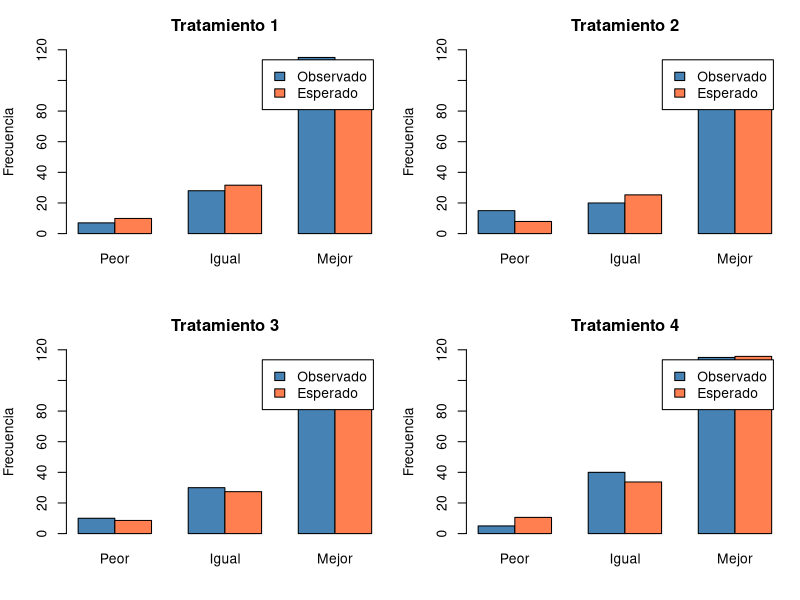
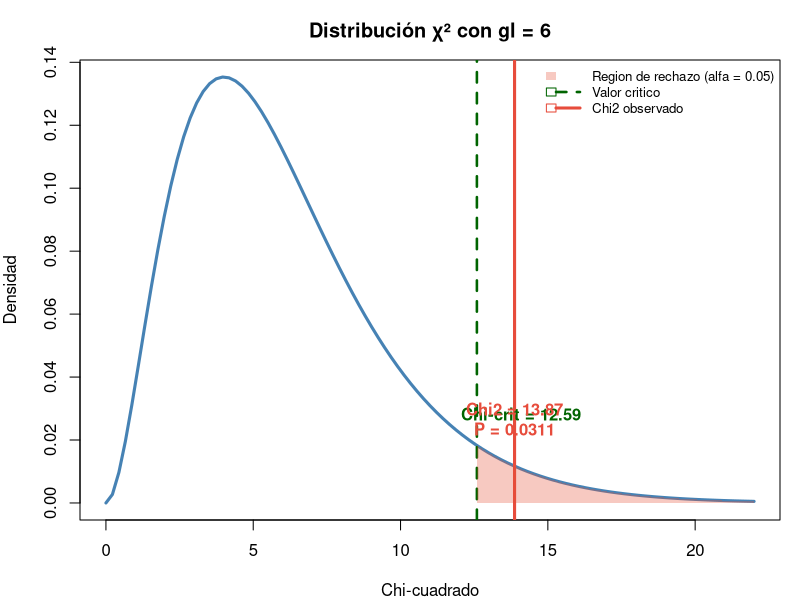
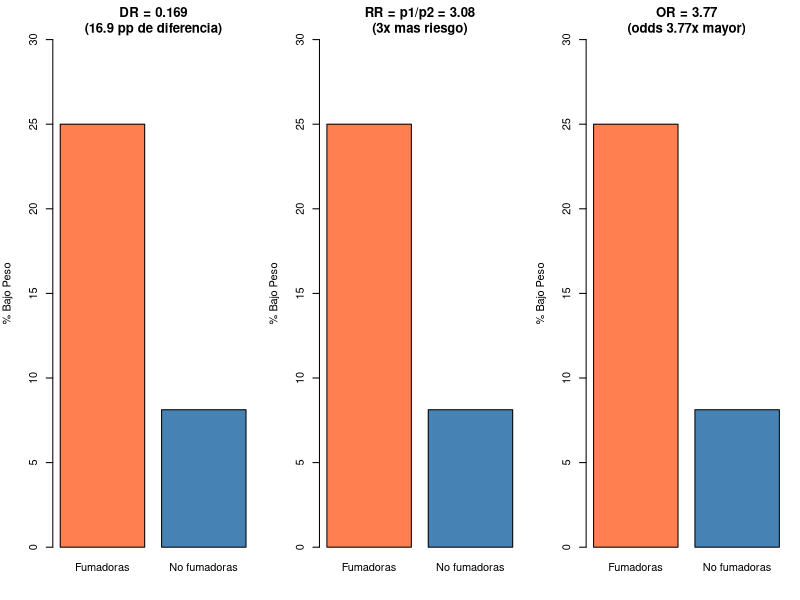
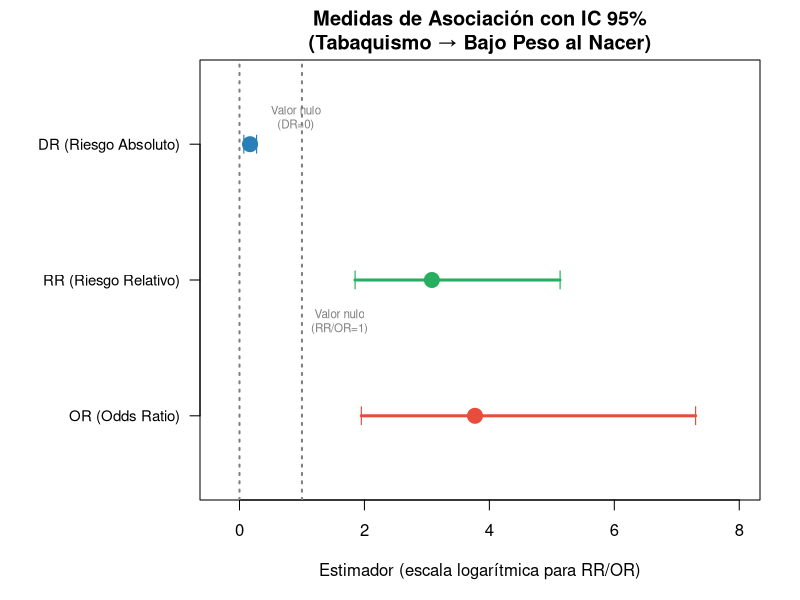
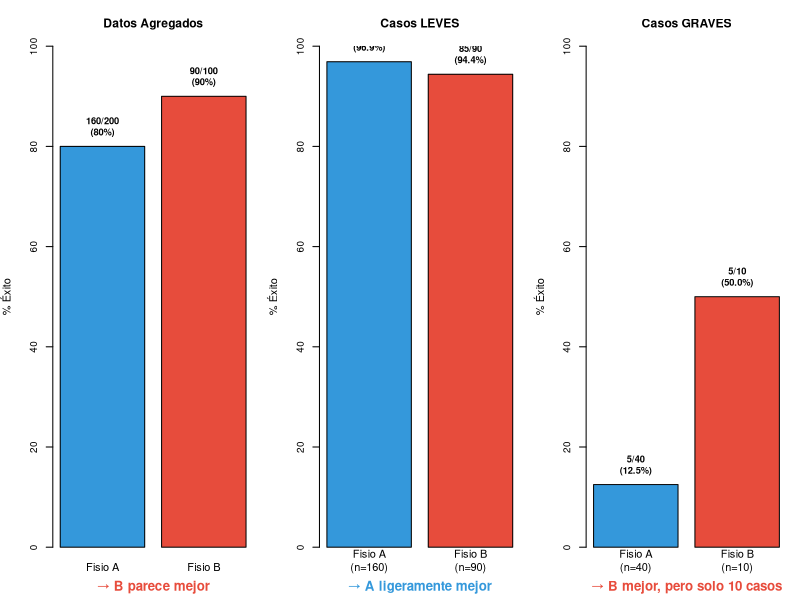

Write R code to recreate these figures, in order.
## ---- chunk 1
trat <- matrix(c(7,28,115,15,20,85,10,30,90,5,40,115), nrow=4, byrow=TRUE)
round(chisq.test(trat)$expected, 2)
## ---- chunk 2
#| fig-height: 5
O <- matrix(c(7,28,115, 15,20,85, 10,30,90, 5,40,115), nrow=4, byrow=TRUE)
E <- matrix(c(9.91,31.61,108.48, 7.93,25.28,86.79, 8.59,27.39,94.02, 10.57,33.72,115.71), nrow=4, byrow=TRUE)

par(mfrow=c(2,2), mar=c(4,4,3,1))
for(i in 1:4){
  barplot(rbind(O[i,], E[i,]), beside=TRUE, names=c("Peor","Igual","Mejor"),
          col=c("steelblue","coral"), main=paste("Tratamiento",i),
          ylab="Frecuencia", ylim=c(0,120), legend=c("Observado","Esperado"))
}
par(mfrow=c(1,1))
## ---- chunk 3
chi <- chisq.test(trat)
cat("χ²exp =", round(chi$statistic,2), "| gl =", chi$parameter,
    "| P =", round(chi$p.value,4))
## ---- chunk 4
#| fig-height: 5
gl <- 6
chi_exp <- 13.87
chi_crit <- qchisq(0.95, gl)
p_val <- round(1 - pchisq(chi_exp, gl), 4)

curve(dchisq(x, gl), 0, 22, lwd = 3, col = "steelblue",
      main = "Distribución χ² con gl = 6",
      xlab = "Chi-cuadrado", ylab = "Densidad")
abline(v = chi_crit, col = "darkgreen", lwd = 2.5, lty = 2)
abline(v = chi_exp, col = "#e74c3c", lwd = 3)
# Region de rechazo
xr <- seq(chi_crit, 22, 0.01)
yr <- dchisq(xr, gl)
polygon(c(xr, rev(xr)), c(yr, rep(0, length(yr))),
        col = rgb(0.9, 0.3, 0.2, 0.3), border = NA)
# Etiquetas
text(chi_crit + 1.5, dchisq(chi_crit, gl) + 0.01,
     "Chi-crit = 12.59", col = "darkgreen", font = 2)
text(chi_exp, dchisq(chi_exp, gl) + 0.015,
     paste0("Chi2 = ", chi_exp, "\nP = ", p_val), col = "#e74c3c", font = 2)
legend("topright", c("Region de rechazo (alfa = 0.05)", "Valor critico", "Chi2 observado"),
       fill = c(rgb(0.9, 0.3, 0.2, 0.3), NA, NA),
       border = c(NA, "darkgreen", "#e74c3c"),
       lty = c(NA, 2, 1), lwd = c(NA, 2.5, 3),
       col = c(NA, "darkgreen", "#e74c3c"), bty = "n", cex = 0.8)
## ---- chunk 5
chi <- chisq.test(trat)
round(chi$stdres, 2)
## ---- chunk 6
tumor <- matrix(c(23,9,6,21,4,3,34,24,17), nrow=3, byrow=TRUE)
chi2 <- chisq.test(tumor)
cat("χ²exp =", round(chi2$statistic,2), "| gl =", chi2$parameter,
    "| P =", round(chi2$p.value,4))
# χ²exp = 7.64, gl = 4, P = 0.106 → No significativo (pero hay indicios)
## ---- chunk 7
tabla <- matrix(c(20,26,60,294), nrow=2)
chi <- chisq.test(tabla, correct=TRUE)
cat("χ²exp =", round(chi$statistic,2), "| P =", format(chi$p.value, digits=4))
## ---- chunk 8
#| fig-height: 4.5
par(mfrow=c(1,3), mar=c(4,4,3,1))
# DR
p1<-20/80; p2<-26/320
barplot(c(p1,p2)*100, names=c("Fumadoras","No fumadoras"), col=c("coral","steelblue"),
        main=paste0("DR = ",round(p1-p2,3),"\n(",round((p1-p2)*100,1)," pp de diferencia)"),
        ylab="% Bajo Peso", ylim=c(0,30))
# RR = 3.08
barplot(c(p1,p2)*100, names=c("Fumadoras","No fumadoras"), col=c("coral","steelblue"),
        main=paste0("RR = p1/p2 = ",round(p1/p2,2),"\n(3x mas riesgo)"),
        ylab="% Bajo Peso", ylim=c(0,30))
# OR = 3.77
barplot(c(p1,p2)*100, names=c("Fumadoras","No fumadoras"), col=c("coral","steelblue"),
        main=paste0("OR = ",round((20*294)/(26*60),2),"\n(odds 3.77x mayor)"),
        ylab="% Bajo Peso", ylim=c(0,30))
par(mfrow=c(1,1))
## ---- chunk 9
O11<-20; O12<-26; O21<-60; O22<-294; C1<-80; C2<-320
d  <- O11/C1 - O12/C2
R  <- (O11/C1) / (O12/C2)
O  <- (O11*O22)/(O12*O21)
cat("Riesgo Absoluto d =", round(d,3),
    "\nRiesgo Relativo R =", round(R,3),
    "\nOdds Ratio      O =", round(O,3))
## ---- chunk 10
#| fig-height: 4.5
# Forest plot de las medidas de asociación con IC 95%
medidas <- c("DR (Riesgo Absoluto)", "RR (Riesgo Relativo)", "OR (Odds Ratio)")
estimador <- c(0.169, 3.08, 3.77)
ic_inf <- c(0.067, 1.85, 1.95)
ic_sup <- c(0.271, 5.13, 7.30)
valor_nulo <- c(0, 1, 1)
colores <- c("#2980b9", "#27ae60", "#e74c3c")

par(mar = c(5, 10, 3, 2))
plot(estimador, 3:1, pch = 19, cex = 2, col = colores,
     xlim = c(-0.3, 8), ylim = c(0.5, 3.5), yaxt = "n",
     xlab = "Estimador (escala logarítmica para RR/OR)", ylab = "",
     main = "Medidas de Asociación con IC 95%\n(Tabaquismo → Bajo Peso al Nacer)",
     log = "")
axis(2, at = 3:1, labels = medidas, las = 1, cex.axis = 0.9)
# Intervalos de confianza
for(i in 1:3) {
  lines(c(ic_inf[i], ic_sup[i]), c(3-i+1, 3-i+1), lwd = 3, col = colores[i])
  points(ic_inf[i], 3-i+1, pch = "|", cex = 1.2, col = colores[i])
  points(ic_sup[i], 3-i+1, pch = "|", cex = 1.2, col = colores[i])
}
# Líneas de valor nulo
abline(v = 0, lty = 3, col = "grey50", lwd = 2)
text(0.9, 3.2, "Valor nulo\n(DR=0)", col = "grey50", cex = 0.7)
abline(v = 1, lty = 3, col = "grey50", lwd = 2)
text(1.6, 1.7, "Valor nulo\n(RR/OR=1)", col = "grey50", cex = 0.7)
## ---- chunk 11
n12<-15; n21<-31
z_exp <- (abs(n12-n21)-0.5)/sqrt(n12+n21)
P <- 2*(1-pnorm(z_exp))
cat("zexp =", round(z_exp,3), "| P =", round(P,4))
## ---- chunk 12
n<-166; n12<-15; n21<-31; z_a<-qnorm(0.975)
d <- (n12-n21)/n
se <- sqrt((n12+n21) - (n12-n21)^2/n) / n
IC <- c(d - z_a*se, d + z_a*se)
cat("Diferencia =", round(d,4), "| IC95% = (", round(IC[1],4), ",", round(IC[2],4), ")")
## ---- chunk 13
matriz <- matrix(c(8, 2, 3, 7), nrow=2, byrow=TRUE)
rownames(matriz) <- c("Terapia", "Control")
colnames(matriz) <- c("Mejoría", "No mejoría")
# Chi-cuadrado: frecuencias esperadas
cat("Frecuencias esperadas:\n"); print(round(chisq.test(matriz)$expected, 1))
# Fisher exact test
fisher.test(matriz)
## ---- chunk 14
p1 <- 0.60; p2 <- 0.36
DR <- p1 - p2
NNT <- 1 / abs(DR)
cat("DR =", round(DR, 3), "\nNNT =", round(NNT, 1),
    "\n→ Necesitas tratar", ceiling(NNT), "pacientes con electroterapia",
    "\n  para que 1 adicional mejore respecto a ejercicio solo")
## ---- chunk 15
#| fig-height: 5.5
par(mfrow = c(1, 3), mar = c(4, 4, 3.5, 1))

# --- Datos ---
# Agregado: A: 160/200 = 80%, B: 90/100 = 90%
# Estratificado por gravedad:
# Leves:  A = 155/160 (96.9%), B = 85/90 (94.4%)
# Graves: A =   5/40  (12.5%), B =  5/10 (50.0%)

# Panel 1: Datos agregados
bp1 <- barplot(c(80, 90), names = c("Fisio A", "Fisio B"),
               col = c("#3498db", "#e74c3c"), ylim = c(0, 100),
               main = "Datos Agregados", ylab = "% Éxito",
               cex.main = 1.1, cex.axis = 0.9)
text(bp1, c(80, 90) + 4, labels = c("160/200\n(80%)", "90/100\n(90%)"),
     cex = 0.85, font = 2)
mtext("→ B parece mejor", side = 1, line = 2.5, cex = 0.8, col = "#e74c3c", font = 2)

# Panel 2: Leves
bp2 <- barplot(c(96.9, 94.4), names = c("Fisio A\n(n=160)", "Fisio B\n(n=90)"),
               col = c("#3498db", "#e74c3c"), ylim = c(0, 100),
               main = "Casos LEVES", ylab = "% Éxito",
               cex.main = 1.1, cex.axis = 0.9)
text(bp2, c(96.9, 94.4) + 4, labels = c("155/160\n(96.9%)", "85/90\n(94.4%)"),
     cex = 0.85, font = 2)
mtext("→ A ligeramente mejor", side = 1, line = 2.5, cex = 0.8, col = "#3498db", font = 2)

# Panel 3: Graves
bp3 <- barplot(c(12.5, 50), names = c("Fisio A\n(n=40)", "Fisio B\n(n=10)"),
               col = c("#3498db", "#e74c3c"), ylim = c(0, 100),
               main = "Casos GRAVES", ylab = "% Éxito",
               cex.main = 1.1, cex.axis = 0.9)
text(bp3, c(12.5, 50) + 4, labels = c("5/40\n(12.5%)", "5/10\n(50.0%)"),
     cex = 0.85, font = 2)
mtext("→ B mejor, pero solo 10 casos", side = 1, line = 2.5, cex = 0.8, col = "#e74c3c", font = 2)
